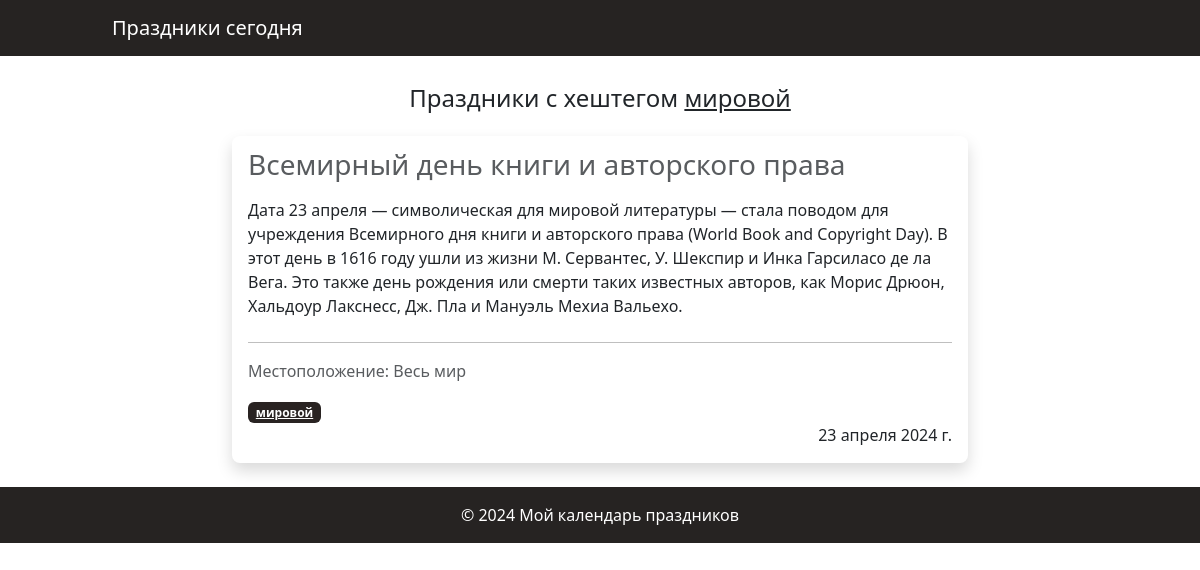
The page /hashtag/mirovoi/ on the database as committed earlier.
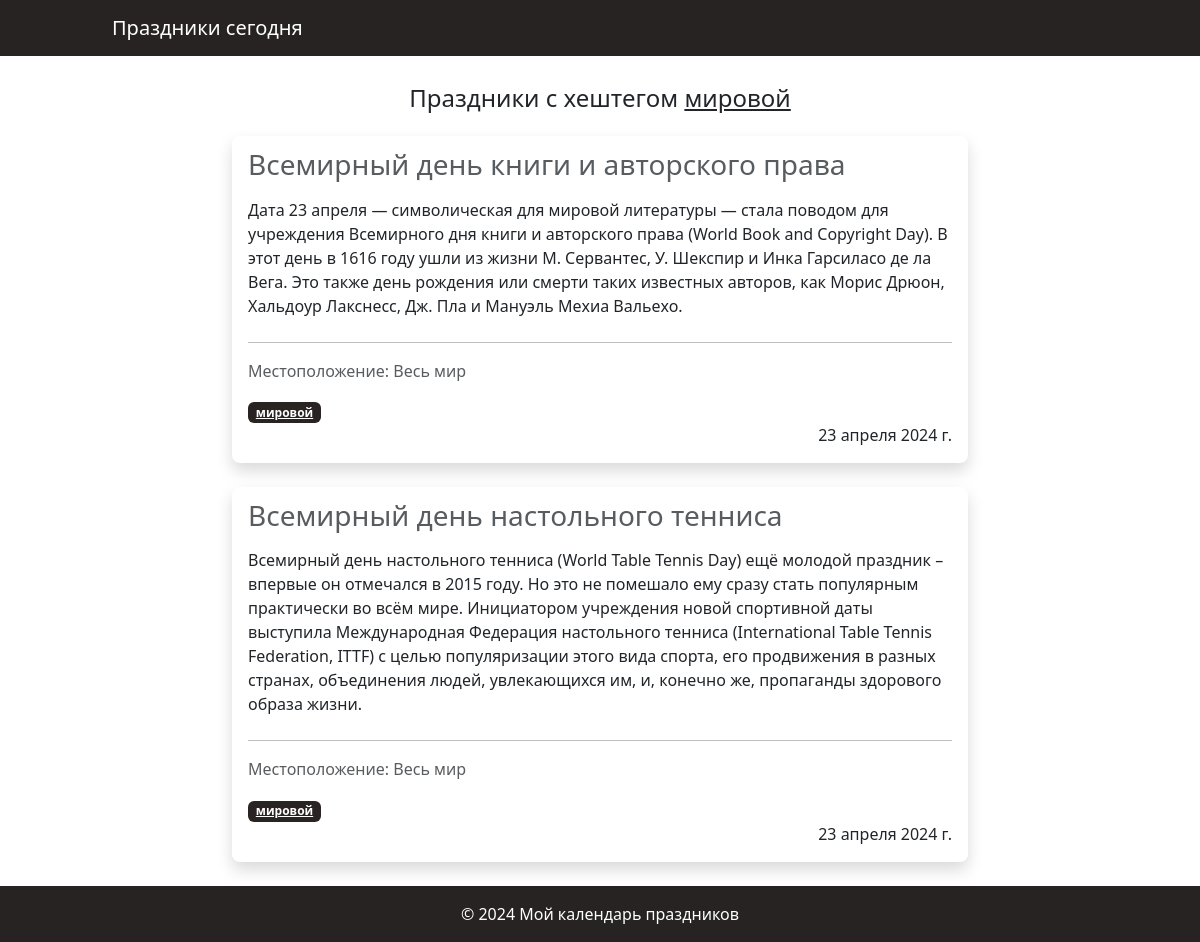
The same page on the database as committed later.
### calendar_app/models.py (models this page shows, shortened)
class Holiday(models.Model):
    name = models.CharField(max_length=100, verbose_name="Праздник")
    date = models.DateField(verbose_name="Дата", default="2000-01-01")
    description = models.TextField(verbose_name="Описание")
    category = models.ForeignKey(
        Category, on_delete=models.CASCADE, verbose_name="Категория"
    )  # Связь с моделью Category
    location = models.ForeignKey(
        Location, on_delete=models.CASCADE, verbose_name="Местоположение"
    )  # Связь с моделью Location
    hashtags = models.ManyToManyField(Hashtag, blank=True, null=True, verbose_name="Хэштеги")
    slug = models.SlugField(max_length=100, unique=True, blank=True)
    repeat_yearly = models.BooleanField(
        default=False, verbose_name="Повторяется ежегодно"
    )

class Location(models.Model):
    name = models.CharField(
        max_length=100, verbose_name="Местоположение", null=True, blank=True
    )
    def __str__(self):
        return self.name

class Hashtag(models.Model):
    name = models.CharField(max_length=100, db_index=True, verbose_name="Хэштег")
    slug = models.SlugField(max_length=100, unique=True, blank=True)

### calendar_app/views.py (the view)
def get_holidays_by_hashtag(request, hashtag):
    try:
        hashtag_obj = Hashtag.objects.get(slug=hashtag)
        holidays = Holiday.objects.filter(hashtags=hashtag_obj)
        return render(
            request, "calendar_app/holidays_by_hashtag.html", {"holidays": holidays, "hashtag": hashtag_obj.name}
        )
    except Hashtag.DoesNotExist:
        return render(
            request,
            "calendar_app/holidays_by_hashtag.html",
            {"error_message": "Хештег не найден"},
        )

### calendar_app/templates/calendar_app/holidays_by_hashtag.html (shortened to what this page needs)
{% extends 'base.html' %}
{% block content %}
    <div class="row justify-content-center mt-4">
        <p class="text-center" style="font-size: 24px; margin-bottom: 20px;">Праздники с хештегом <u>{{ hashtag }}</u></p>
        <div class="col-md-8">
            {% for holiday in holidays %}
                <div class="card mb-4 border-0 rounded-3 shadow">
                    <div class="card-body">
                        <h3 class="card-subtitle mb-3 text-muted">{{ holiday.name }}</h3>
                        <p class="card-text mb-4">{{ holiday.description }}</p>
                        <hr style="border-top: 1px solid #000;">
                        <p class="card-text text-muted">Местоположение: {{ holiday.location }}</p>
                        <div class="mt-3">
                            {% for hashtag in holiday.hashtags.all %}
                                <a href="{% url 'holidays_by_hashtag' hashtag=hashtag.slug %}" class="badge bg-custom">{{ hashtag.name }}</a>
                            {% endfor %}
                        </div>
                        <p class="card-text text-right" style="text-align: right;">{{ holiday.date }}</p>
                    </div>
                </div>
            {% empty %}
                <div class="card border-0 rounded-3 shadow mb-4">
                    <div class="card-body">
                        <p class="card-text text-muted text-center">Нет праздников с этим хештегом.</p>
                    </div>
                </div>
            {% endfor %}
        </div>
    </div>
{% endblock %}

Rows that differ between the two databases and show on the page:
added Holiday: name "Всемирный день настольного тенниса", description "Всемирный день настольного тенниса (World Table Tennis Day) ещё молодой праздник – впервые он отмечался в 2015 году. Но это не помешало ему сразу стать популярным практически во всём мире. Инициатором учреждения новой спортивной даты выступила Международная Федерация настольного тенниса (International Table Tennis Federation, ITTF) с целью популяризации этого вида спорта, его продвижения в разных странах, объединения людей, увлекающихся им, и, конечно же, пропаганды здорового образа жизни.", location "Весь мир", date "23 апреля 2024 г.", Hashtag (name "мировой")
